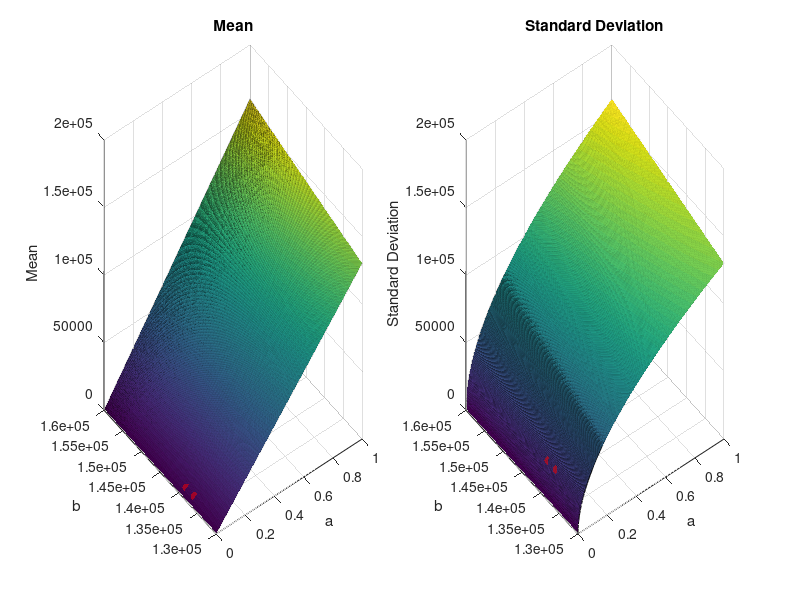

MATLAB code to generate this figure:
[teste2_a, teste2_b] = meshgrid(0:0.001:1, 130000:50:160000);

teste2_mean = teste2_a.*teste2_b;
teste2_sd = sqrt(teste2_a.*teste2_b.^2);


meanS = sqrt(25000^2 - 5100^2);
teste2_sddif = (teste2_sd - meanS);
teste2_meandif = (teste2_mean - 4340);

a = abs(teste2_sddif) < 25;
b = abs(teste2_meandif) < 50;
c = logical(a.*b);
teste = teste2_a(c);
teste2 = teste2_b(c);
testeidk = [teste, teste2];

% Extract the coordinates from testeidk
x = testeidk(:,1);
y = testeidk(:,2);

z_mean = interp2(teste2_a, teste2_b, teste2_mean, x, y);
z_sd = interp2(teste2_a, teste2_b, teste2_sd, x, y);


% Generate the surf plots
figure;
subplot(1,2,1);
surf(teste2_a(1,:), teste2_b(:,1), teste2_mean);
title('Mean');
xlabel('a');
ylabel('b');
zlabel('Mean');
hold on;

% Add the scatter plot to the first plot
scatter3(x, y, z_mean, 'r', 'filled', 'MarkerFaceAlpha', 0.5, 'MarkerEdgeAlpha', 0.5);

subplot(1,2,2);
surf(teste2_a(1,:), teste2_b(:,1),teste2_sd);
title('Standard Deviation');
xlabel('a');
ylabel('b');
zlabel('Standard Deviation');

% Add the scatter plot to the second plot
hold on;
scatter3(x, y, z_sd, 'r', 'filled', 'MarkerFaceAlpha', 0.5, 'MarkerEdgeAlpha', 0.5);




%fixing params
k = 0.031;
theta = 139000;



% matching risk aversion

originalCE = 4340 + 10^-5*meanS^2/2;

ub = 1/theta;
Avec = 0:0.0000001:ub;

CE = -k.*log(1-Avec.*theta)./Avec;

newA = fzero(@(x) -k.*log(1-x.*theta)./x - originalCE, [.1*ub/2, 9*ub/10]);

1-newA*theta
